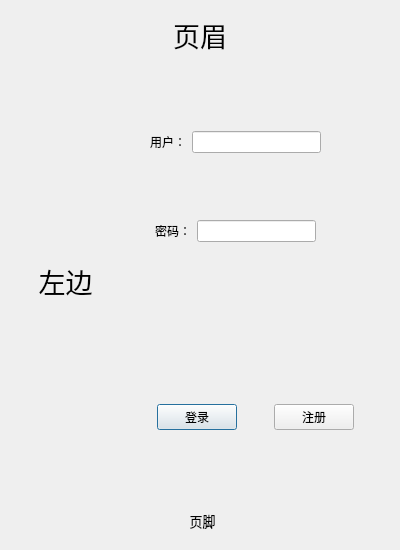
<?xml version="1.0" encoding="UTF-8"?>
<ui version="4.0">
 <class>Login</class>
 <widget class="QDialog" name="Login">
  <property name="geometry">
   <rect>
    <x>0</x>
    <y>0</y>
    <width>400</width>
    <height>550</height>
   </rect>
  </property>
  <property name="minimumSize">
   <size>
    <width>400</width>
    <height>550</height>
   </size>
  </property>
  <property name="maximumSize">
   <size>
    <width>400</width>
    <height>550</height>
   </size>
  </property>
  <property name="windowTitle">
   <string>Login</string>
  </property>
  <widget class="QLabel" name="label_3">
   <property name="geometry">
    <rect>
     <x>10</x>
     <y>10</y>
     <width>380</width>
     <height>50</height>
    </rect>
   </property>
   <property name="font">
    <font>
     <pointsize>20</pointsize>
    </font>
   </property>
   <property name="text">
    <string>页眉</string>
   </property>
   <property name="alignment">
    <set>Qt::AlignmentFlag::AlignCenter</set>
   </property>
  </widget>
  <widget class="QLabel" name="label_4">
   <property name="geometry">
    <rect>
     <x>12</x>
     <y>500</y>
     <width>381</width>
     <height>41</height>
    </rect>
   </property>
   <property name="font">
    <font>
     <pointsize>10</pointsize>
    </font>
   </property>
   <property name="text">
    <string>页脚</string>
   </property>
   <property name="alignment">
    <set>Qt::AlignmentFlag::AlignCenter</set>
   </property>
  </widget>
  <widget class="QLabel" name="label_5">
   <property name="geometry">
    <rect>
     <x>10</x>
     <y>70</y>
     <width>111</width>
     <height>421</height>
    </rect>
   </property>
   <property name="font">
    <font>
     <pointsize>20</pointsize>
    </font>
   </property>
   <property name="text">
    <string>左边</string>
   </property>
   <property name="alignment">
    <set>Qt::AlignmentFlag::AlignCenter</set>
   </property>
  </widget>
  <widget class="QWidget" name="">
   <property name="geometry">
    <rect>
     <x>120</x>
     <y>60</y>
     <width>271</width>
     <height>431</height>
    </rect>
   </property>
   <layout class="QVBoxLayout" name="verticalLayout">
    <item>
     <spacer name="verticalSpacer_2">
      <property name="orientation">
       <enum>Qt::Orientation::Vertical</enum>
      </property>
      <property name="sizeType">
       <enum>QSizePolicy::Policy::Fixed</enum>
      </property>
      <property name="sizeHint" stdset="0">
       <size>
        <width>0</width>
        <height>15</height>
       </size>
      </property>
     </spacer>
    </item>
    <item>
     <layout class="QHBoxLayout" name="horizontalLayout">
      <item>
       <spacer name="horizontalSpacer">
        <property name="orientation">
         <enum>Qt::Orientation::Horizontal</enum>
        </property>
        <property name="sizeType">
         <enum>QSizePolicy::Policy::Fixed</enum>
        </property>
        <property name="sizeHint" stdset="0">
         <size>
          <width>30</width>
          <height>20</height>
         </size>
        </property>
       </spacer>
      </item>
      <item>
       <widget class="QLabel" name="label">
        <property name="text">
         <string>用户：</string>
        </property>
       </widget>
      </item>
      <item>
       <widget class="QLineEdit" name="lineEdit"/>
      </item>
      <item>
       <spacer name="horizontalSpacer_2">
        <property name="orientation">
         <enum>Qt::Orientation::Horizontal</enum>
        </property>
        <property name="sizeType">
         <enum>QSizePolicy::Policy::Fixed</enum>
        </property>
        <property name="sizeHint" stdset="0">
         <size>
          <width>70</width>
          <height>20</height>
         </size>
        </property>
       </spacer>
      </item>
     </layout>
    </item>
    <item>
     <layout class="QHBoxLayout" name="horizontalLayout_2">
      <property name="leftMargin">
       <number>5</number>
      </property>
      <property name="topMargin">
       <number>5</number>
      </property>
      <property name="rightMargin">
       <number>5</number>
      </property>
      <property name="bottomMargin">
       <number>5</number>
      </property>
      <item>
       <spacer name="horizontalSpacer_3">
        <property name="orientation">
         <enum>Qt::Orientation::Horizontal</enum>
        </property>
        <property name="sizeType">
         <enum>QSizePolicy::Policy::Fixed</enum>
        </property>
        <property name="sizeHint" stdset="0">
         <size>
          <width>30</width>
          <height>20</height>
         </size>
        </property>
       </spacer>
      </item>
      <item>
       <widget class="QLabel" name="label_2">
        <property name="text">
         <string>密码：</string>
        </property>
       </widget>
      </item>
      <item>
       <widget class="QLineEdit" name="lineEdit_2"/>
      </item>
      <item>
       <spacer name="horizontalSpacer_4">
        <property name="orientation">
         <enum>Qt::Orientation::Horizontal</enum>
        </property>
        <property name="sizeType">
         <enum>QSizePolicy::Policy::Fixed</enum>
        </property>
        <property name="sizeHint" stdset="0">
         <size>
          <width>70</width>
          <height>20</height>
         </size>
        </property>
       </spacer>
      </item>
     </layout>
    </item>
    <item>
     <spacer name="verticalSpacer_3">
      <property name="orientation">
       <enum>Qt::Orientation::Vertical</enum>
      </property>
      <property name="sizeType">
       <enum>QSizePolicy::Policy::Fixed</enum>
      </property>
      <property name="sizeHint" stdset="0">
       <size>
        <width>0</width>
        <height>90</height>
       </size>
      </property>
     </spacer>
    </item>
    <item>
     <layout class="QHBoxLayout" name="horizontalLayout_3">
      <property name="leftMargin">
       <number>5</number>
      </property>
      <property name="topMargin">
       <number>5</number>
      </property>
      <property name="rightMargin">
       <number>5</number>
      </property>
      <property name="bottomMargin">
       <number>5</number>
      </property>
      <item>
       <spacer name="horizontalSpacer_5">
        <property name="orientation">
         <enum>Qt::Orientation::Horizontal</enum>
        </property>
        <property name="sizeHint" stdset="0">
         <size>
          <width>40</width>
          <height>20</height>
         </size>
        </property>
       </spacer>
      </item>
      <item>
       <widget class="QPushButton" name="sign_in">
        <property name="text">
         <string>登录</string>
        </property>
       </widget>
      </item>
      <item>
       <spacer name="horizontalSpacer_7">
        <property name="orientation">
         <enum>Qt::Orientation::Horizontal</enum>
        </property>
        <property name="sizeHint" stdset="0">
         <size>
          <width>40</width>
          <height>20</height>
         </size>
        </property>
       </spacer>
      </item>
      <item>
       <widget class="QPushButton" name="sign_up">
        <property name="text">
         <string>注册</string>
        </property>
       </widget>
      </item>
      <item>
       <spacer name="horizontalSpacer_6">
        <property name="orientation">
         <enum>Qt::Orientation::Horizontal</enum>
        </property>
        <property name="sizeHint" stdset="0">
         <size>
          <width>40</width>
          <height>20</height>
         </size>
        </property>
       </spacer>
      </item>
     </layout>
    </item>
   </layout>
  </widget>
 </widget>
 <resources/>
 <connections/>
</ui>
